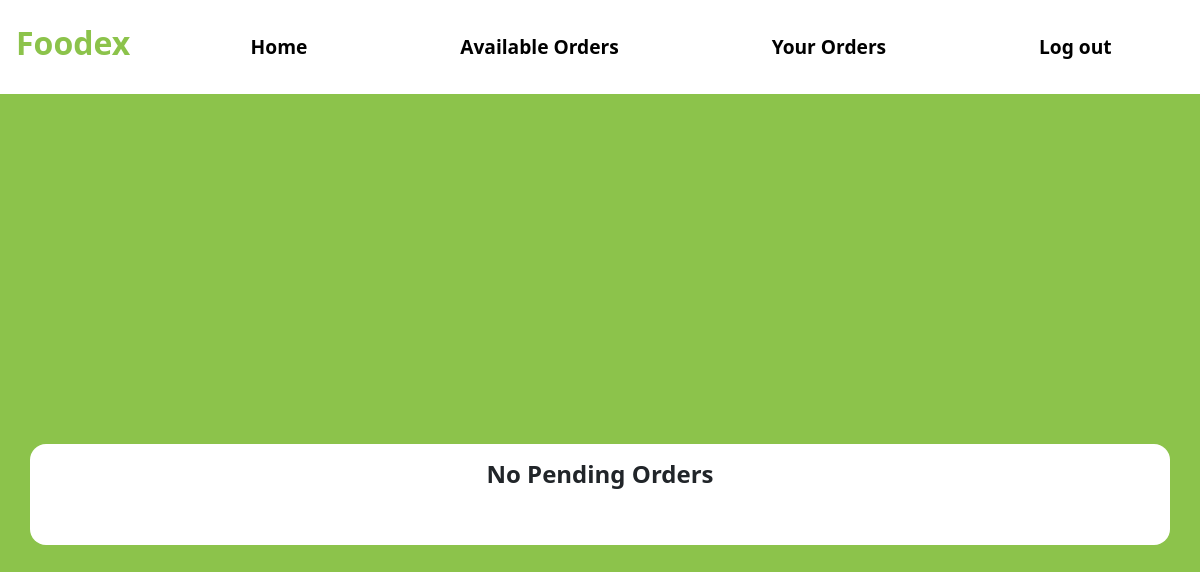
Page /Your-Orders (signed in) on the earlier database version.
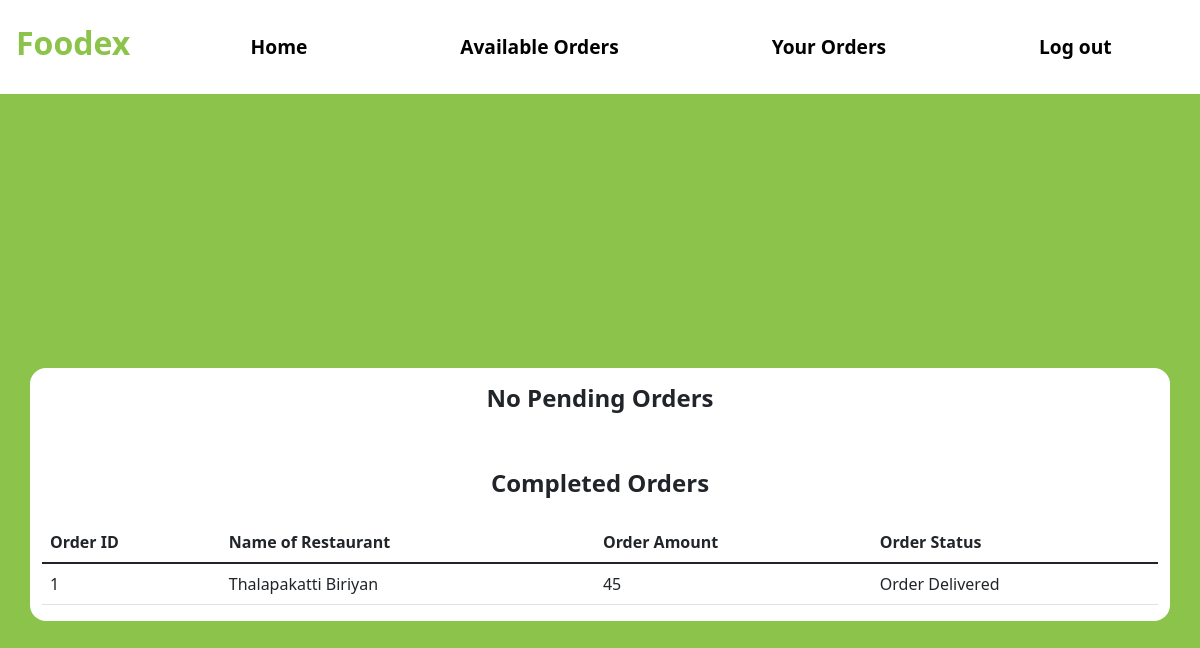
Same page on the later database version.
### tables this page shows
CREATE TABLE ORDER_TABLE(
                        ORDER_ID INTEGER PRIMARY KEY AUTOINCREMENT,
                        ORDER_AMOUNT INTEGER,
                        DELIVERYBOY_ID INTEGER, 
                        ORDER_STATUS TEXT,  						
                        USER_ID INTEGER, 
  						RESTAURANT_ID INTEGER, 
  						FOREIGN KEY (USER_ID) REFERENCES USER(USER_ID),
  						FOREIGN KEY (DELIVERYBOY_ID) REFERENCES DELIVERYBOY(DELIVERYBOY_ID),
  						FOREIGN KEY (RESTAURANT_ID) REFERENCES RESTAURANT(RESTAURANT_ID)             
                       );

CREATE TABLE RESTAURANT(
                        RESTAURANT_ID INTEGER PRIMARY KEY AUTOINCREMENT,
                        NAME_OF_RESTAURANT TEXT,
                        RESTAURANT_PASSWORD TEXT,
                        ADDRESS TEXT,
                        MOBILE_NO INTEGER,
                        RESTAURANT_PIN TEXT,
                        RESTAURANT_IMAGE TEXT
                       );

### app.py (the view)
@app.route("/Your-Orders")
def Delivery_Orders():
    getid = str(session["id"])
    cursor = connection.cursor()
    cursor.execute("SELECT o.order_id, o.order_amount, o.order_status,r.name_of_restaurant FROM ORDER_TABLE o JOIN RESTAURANT r on o.RESTAURANT_ID=r.RESTAURANT_ID WHERE o.DELIVERYBOY_ID="+getid+ " AND o.order_status='Order on Route'")
    result_p = cursor.fetchall()
    cursor.execute("SELECT o.order_id, o.order_amount, o.order_status,r.name_of_restaurant FROM ORDER_TABLE o JOIN RESTAURANT r on o.RESTAURANT_ID=r.RESTAURANT_ID WHERE o.DELIVERYBOY_ID="+getid+ " AND o.order_status='Order Delivered'")
    result_d = cursor.fetchall()
    return render_template("Delivery_Order.html", Items_p=result_p, Items_d=result_d)

### templates/Delivery_Order.html (shortened to what this page needs)
<!DOCTYPE html>
<html lang="en">
<head>
    <link href="https://cdn.jsdelivr.net/npm/bootstrap@5.1.3/dist/css/bootstrap.min.css" rel="stylesheet">
    <link rel= "stylesheet" type= "text/css" href= "{{ url_for('static',filename='Styles.css') }}">
</head>
<body style="background:#8cc34b;">
<nav class="navbar navbar-expand-lg bg-white">
  <h3 class="navbar-brand Logo" style="color:#8cc34b;font-size: 2rem;"href="#">Foodex</h3>
    <div class="container">
  <div class="collapse navbar-collapse" id="navbarSupportedContent">
    <ul class="navbar-nav mr-auto nav-links">
      <li class="nav-item">
        <a class="nav-link nav-link-btn" href="/Delivery-Dashboard">Home</a>
      </li>
      <li class="nav-item">
        <a class="nav-link nav-link-btn" href="/Available-Orders">Available Orders</a>
      </li>
        <li class="nav-item">
        <a class="nav-link nav-link-btn" href="/Your-Orders">Your Orders</a>
      </li>
        <li class="nav-item">
        <a class="nav-link nav-link-btn" href="/">Log out</a>
      </li>
    </ul>
  </div>
     </div>
</nav>
  <div class="ToCenter" >
  <div class="container">
        <div class="row">
            <div class="col">
                <table class="table">
                    {% if Items_p %}
                    <h4 class="Logo">Pending Orders</h4>
                    <thead>
                      <tr>
                        <th scope="col">Order ID</th>
                          <th scope="col">Name of Restaurant</th>
                        <th scope="col">Order Amount</th>
                        <th scope="col">Order Status</th>
                      </tr>
                    </thead>
                    <tbody>
                      {% for i in Items_p %}
                      <tr>
                        <td>{{i[0]}}</td>
                          <td>{{i[3]}}</td>
                          <td>{{i[1]}}</td>
                          <td>{{i[2]}}</td>
                          <td> <a class="Edit-btn" style="background:#8cc34b;" href="/Complete-Delivery?id={{i[0]}}">Mark as done</a> </td>
                      </tr>
                      {% endfor %}
                    {% else %}
                    <h4 class="Logo">No Pending Orders</h4>
                    {% endif %}
                  </table>
                <table class="table">
                    {% if Items_d %}
                    <h4 class="Logo">Completed Orders</h4>
                    <thead>
                      <tr>
                        <th scope="col">Order ID</th>
                          <th scope="col">Name of Restaurant</th>
                        <th scope="col">Order Amount</th>
                        <th scope="col">Order Status</th>
                      </tr>
                    </thead>
                    <tbody>
                      {% for i in Items_d %}
                      <tr>
                        <td>{{i[0]}}</td>
                          <td>{{i[3]}}</td>
                          <td>{{i[1]}}</td>
                          <td>{{i[2]}}</td>
                      </tr>
                      {% endfor %}
                    </tbody>
                    {% endif %}
                  </table>
            </div>
        </div>
    </div>
    </div>
  <div class="area" >
          <ul class="circles">
          </ul>
   </div >
</body>
</html>

Differences in the rows shown:
now on this page (row edited): ORDER_TABLE: ORDER_ID "1", NAME_OF_RESTAURANT "Thalapakatti Biriyan", ORDER_AMOUNT "45", ORDER_STATUS "Order Delivered"
Other differences:
text now shown: "Completed Orders Order ID Name of Restaurant Order Amount Order Status"
